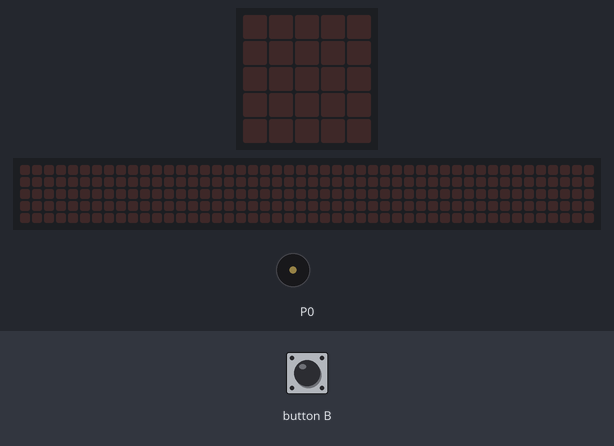
Bench run of a program on a simulated BBC micro:bit (MakeCode). On the bench: the board's 5×5 LED display, a strip that is not on the board, showing the scrolling text unrolled, buzzer (waves = sounding). The test bench sets the inputs (shaded band). The 48×5 strip is a reading aid, not a part: it shows the text the display is scrolling, unrolled, one strip-width of it at a time.

Above: at 1.2 s.
1.3 s: button B pressed for 0.15 s
At 1.9 s:
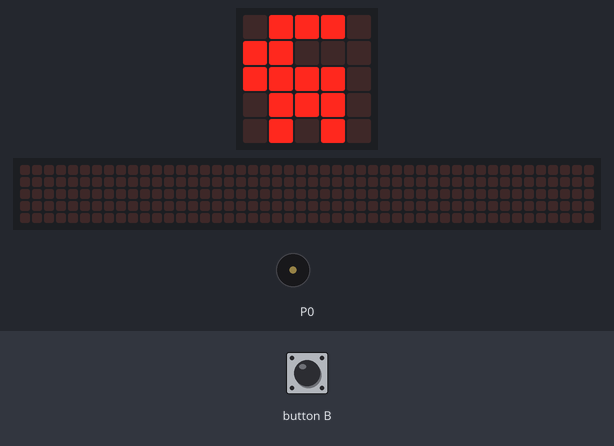
4.4 s: button B pressed for 0.15 s
At 9.23 s:
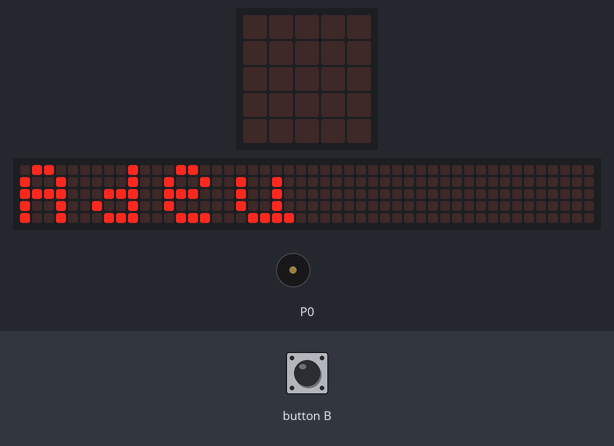
Timing chart, 0 to 14.3 s (numbered marks = the images above; inputs shaded):
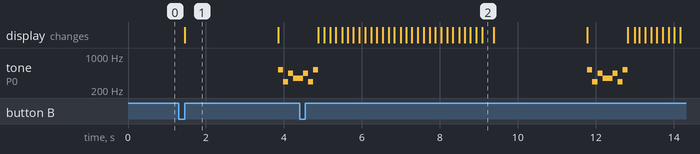

Measured:
- after the input at 1.3 s, tone on P0: silent → 523 Hz after 2.6 s, → 294 Hz 0.13 s later, → 440 Hz 0.13 s later, → 349 Hz 0.13 s later; the display: changes after 0.15 s (image 1)
- what the display in image 1 shows lasts 2.4 s, from 1.5 s to 3.9 s

The program:

main.ts
```typescript
input.onButtonPressed(Button.B, function () {
    basic.showLeds(`
        . # # # .
        # # . . .
        # # # # .
        . # # # .
        . # . # .
        `)
    basic.pause(2000)
    basic.clearScreen()
    music.playMelody("C5 D A F F A D C5 ", 480)
    basic.showString("Adeu")
})
```

test.ts
```typescript
// aquí va el archivo "tests"; esto no se compilará cuando este paquete se utilice como una extensión.
```
